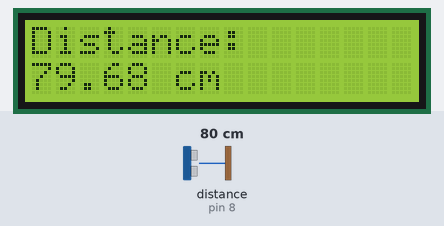
This sketch was run on a simulated Arduino Uno, built with avr-gcc and run on an emulated ATmega328P. On the bench: 16×2 character LCD. Wiring (inferred from the names in the program): ultrasonic range finder: trigger pin 9; echo pin 8. The inputs (shaded band) are chosen by the test bench; at power-on: distance to the obstacle (sensor on pin 8) 80 cm. The echo pulse lasts 58.3 µs per cm; what the sketch prints to the serial monitor is not drawn.

Above: at 1.2 s.
1.3 s: distance to the obstacle (sensor on pin 8) set to 2 cm
At 2.6 s:
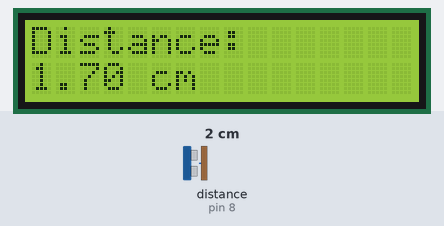
4.0 s: distance to the obstacle (sensor on pin 8) set to 4 cm
At 4.9 s:
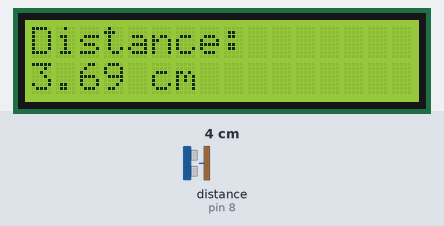
6.7 s: distance to the obstacle (sensor on pin 8) set to 9 cm
At 9.5 s:
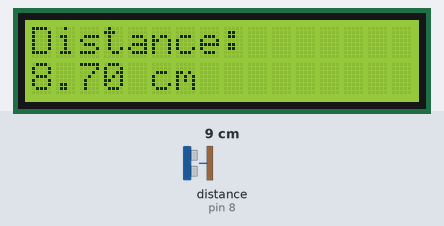
Timing chart, 0 to 11.0 s (numbered marks = the images above; inputs shaded):
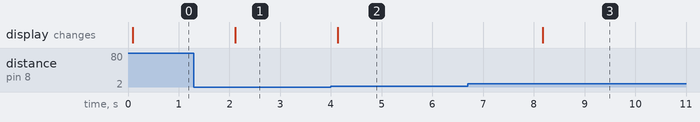

Measured:
- after the input at 1.3 s, the display: changes after 0.81 s (image 1)
- after the input at 4.0 s, the display: changes after 0.13 s (image 2)
- after the input at 6.7 s, the display: changes after 1.5 s (image 3)

The sketch:

code.ino
```cpp
#include <Wire.h>
#include <LiquidCrystal_I2C.h>

#define TRIG_PIN 9
#define ECHO_PIN 8

long duration;
float distance;

// Set the LCD address to 0x27 (common) and size 16x2
LiquidCrystal_I2C lcd(0x27, 16, 2);

void setup() {
  Serial.begin(9600);
  pinMode(TRIG_PIN, OUTPUT);
  pinMode(ECHO_PIN, INPUT);

  // Initialize the LCD
  lcd.init();
  lcd.backlight();  // Turn on backlight
}

void loop() {
  // Clear trig pin
  digitalWrite(TRIG_PIN, LOW);
  delayMicroseconds(2);

  // Trigger the sensor by sending 10µs pulse
  digitalWrite(TRIG_PIN, HIGH);
  delayMicroseconds(10);  // Typically 10µs is enough
  digitalWrite(TRIG_PIN, LOW);

  // Read echo pulse duration
  duration = pulseIn(ECHO_PIN, HIGH);

  // Calculate distance (speed of sound = 343 m/s)
  distance = (duration * 0.0343) / 2;

  // Print result on Serial Monitor
  Serial.print("Distance: ");
  Serial.print(distance);
  Serial.println(" cm");

  // Print result on LCD
  lcd.clear();
  lcd.setCursor(0, 0);
  lcd.print("Distance:");
  lcd.setCursor(0, 1);
  lcd.print(distance);
  lcd.print(" cm");

  delay(2000);
}
```
